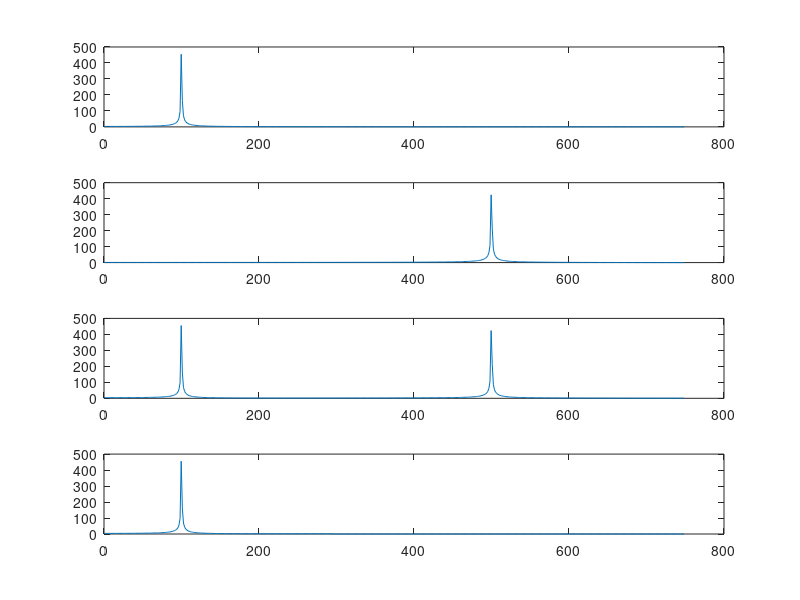

Source code (MATLAB):
close,clear,clc

Fs = 1500;
to = 0.1;
ts  = 1/Fs;
t = 0:ts:1;

f1 = 100;
f2 = 500;
x1 = cos(2*pi*f1*t);
x2 = cos(2*pi*f2*t);
x3 = x1 + x2;


x11 = fft(x1 , 1024);
x11 = x11(1:1024/2);
m = abs(x11);
f = (0:1024/2-1)*(Fs/1024);
subplot(411)
plot(f , m)

x12 = fft(x2 , 1024);
x12 = x12(1:1024/2);
m2 = abs(x12);
subplot(412)
plot(f , m2)

x13 = fft(x3 , 1024);
x13 = x13(1:1024/2);
m3 = abs(x13);
subplot(413)
plot(f , m3)

H=zeros(size(f));
H(1:200) = 1;



y = m3.*H;
subplot(414)
plot(f, y)
